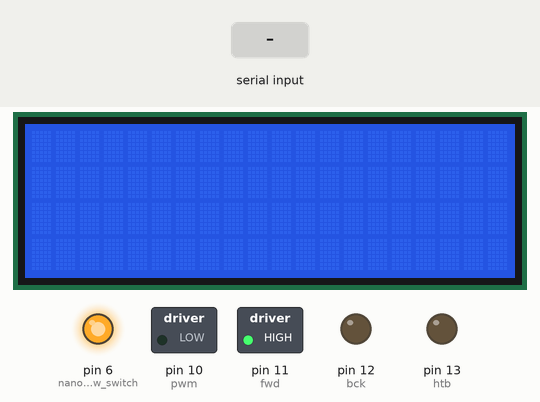
A sketch run on a simulated Arduino Mega 2560, built with avr-gcc and run on an emulated ATmega2560. Parts: 20×4 character LCD, switched loads named in the sketch (green lamp = pin HIGH), output pins drawn as LEDs (lit = HIGH). Inputs (shaded band) come from the test bench. Pins used as bus, display or sensor lines are not drawn; what the sketch prints to the serial monitor is not drawn.

Above: at 2.2 s.
2.3 s: "1~" received over the second serial link
At 3.9 s:
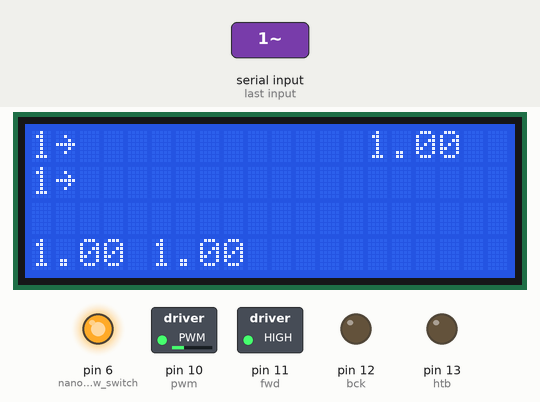
4.8 s: "AA|~" received over the second serial link
At 6.3 s:
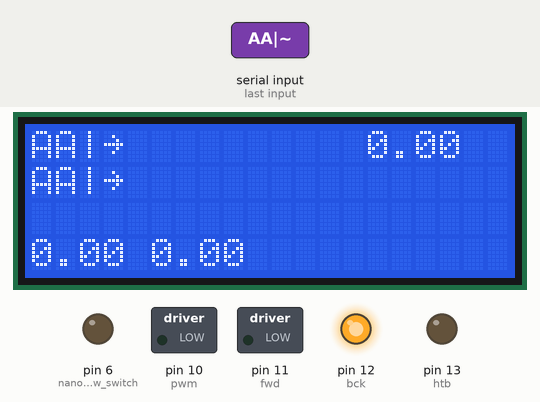
7.3 s: "|ZZ~" received over the second serial link
At 9.2 s:
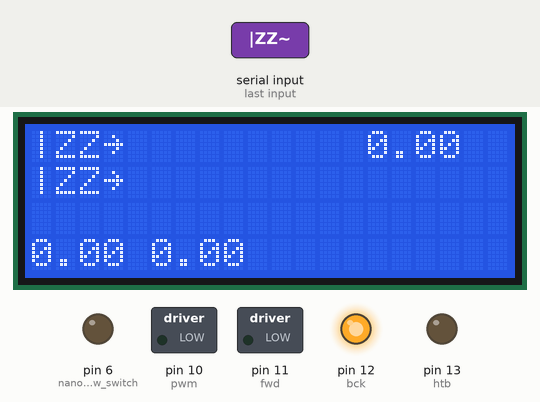
9.8 s: "90 45 200~" received over the second serial link
At 11.1 s:
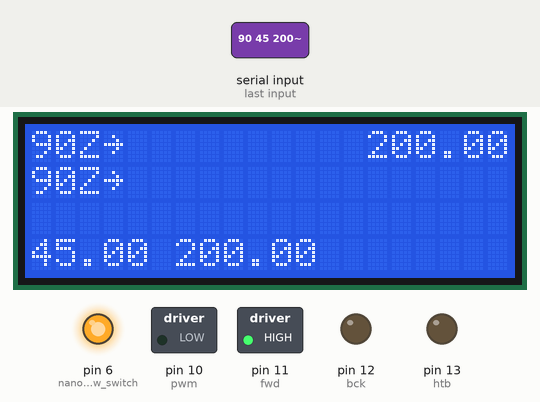
12.3 s: "90 45~" received over the second serial link
At 14.0 s:
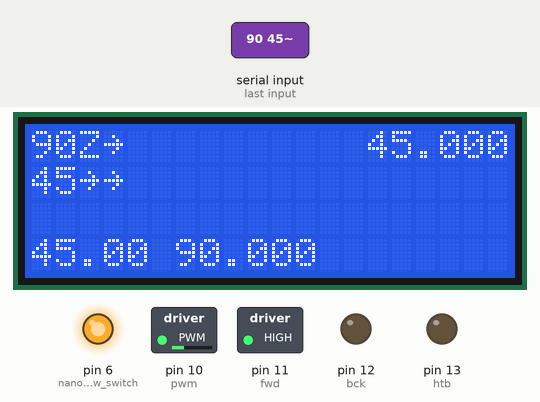
14.8 s: "30 150~" received over the second serial link
At 16.3 s:
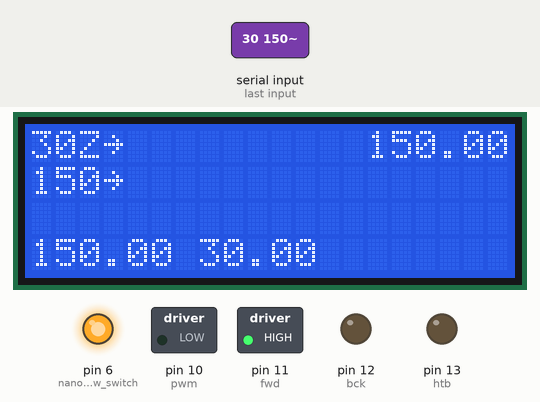
Timing chart, 0 to 17.8 s (numbered marks = the images above; inputs shaded):
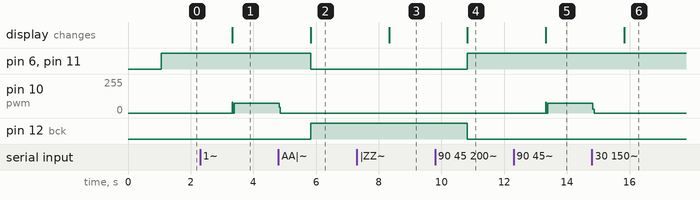

The sketch:

azi_motor_working_16dec.ino
```cpp
//AZIMUTH 16-12-2023 Working

#include <Wire.h>
#include <LiquidCrystal_I2C.h>

#define GROUP_SIZE 10

LiquidCrystal_I2C lcd(0x27, 20, 4);

int fwd = 11;                 // ForwardP
int bck = 12;                 // Backward
int htb = 13;                 // Heartbeat
int pwm = 10;                 // Motor power
int nano_az_cw_acw_switch = 6;        //Nano ------d5
int nanoCounterResetPin = 7;  // Nano ------d4

String timeString;
String DIR_CW_ACW;

bool CW = true;

String location;
String satname;
float extractedData = 0;
float repos_amt = 0;
float azi = 0;
float ele = 0;
String userInput;

  float currentAZ = 0 ;
  float prevAZ = 0 ;
  int  motion = 0 ;


float current_azi = 0;
float previous_azi = 0;
float AZ_difference = 0;

int speed = 80;

void setup() {
  pinMode(pwm, OUTPUT);
  pinMode(fwd, OUTPUT);
  pinMode(bck, OUTPUT);
  pinMode(htb, OUTPUT);
  pinMode(nanoCounterResetPin, OUTPUT);
  pinMode(nano_az_cw_acw_switch , OUTPUT);

  Serial.begin(115200);
  Serial1.begin(115200);
  Serial2.begin(115200);

  lcd.init();

  lcd.backlight();
  lcd.clear();

  digitalWrite(nanoCounterResetPin, HIGH);
  delay(1000);  // Nano
  digitalWrite(nanoCounterResetPin, LOW);
}


void loop() {

  serial_1_TTL();
  serial_2_NANO();

  cw_ccw();
  switchDirection();
  // String output =   String(extractedData) + " | " + String(azi) + " | " + String(CW_ACW);
  // Serial.println(output);

  checkAziMotorPos();


  // userInputSerial();

}
```

motorMovement.ino
```cpp
void checkRotation() {
  float AZ_difference = 0;

  currentAZ = azi;

  AZ_difference = currentAZ - prevAZ;
  AZ_difference = abs(AZ_difference);

  if (AZ_difference >= 5) {
    motion = 0;
    Serial.println("change in deg > 3 : continue motion");

  }
  else {
    motion = 1;
  }
  prevAZ = currentAZ;
}


void cw_ccw() {
  current_azi = azi;

 Serial.println(motion);

  if (current_azi > previous_azi)    {

      CW = true;  //forward

  }
  if (current_azi < previous_azi)  {

      CW = false;  //forward

  }
  previous_azi = current_azi;
}
void switchDirection() {
  if (CW) {
    digitalWrite(bck, LOW);
    digitalWrite(fwd, HIGH);
    digitalWrite(nano_az_cw_acw_switch, HIGH);
  }
  if (!CW) {
    digitalWrite(fwd, LOW);
    digitalWrite(bck, HIGH);
    digitalWrite(nano_az_cw_acw_switch, LOW);
  }
}

void moveAziMotor(int speed, int dly) {
 if(motion == 1){
  if (speed != 0) {
    analogWrite(pwm, speed);
    delay(dly);
    analogWrite(pwm, 0);
  } else {
    analogWrite(pwm, 0);
  }
 }
}


void checkAziMotorPos() {

  String output = String(azi - 0.67) + " " + String(extractedData) + " " + String(azi + 0.67);
  Serial.println(output);
  if (extractedData >= (azi - 0.67) and extractedData <= (azi + 0.67)) {
    String output = String(azi - 0.67) + ">=" + String(extractedData) + "<=" + String(azi + 0.67);
    Serial.println(output);
    moveAziMotor(0, 5);
  } else {
    moveAziMotor(speed, 10);
  }
}


void stopMotor() {
  analogWrite(pwm, 0);
}
```

serialData.ino
```cpp
void serial_1_TTL() {

  if (Serial1.available() > 0) {
    currentAZ = azi ;
    String receivedString = Serial1.readStringUntil('\n');  // Read until newline character
    Serial.println(receivedString);
    int space1 = receivedString.indexOf(' ');
    int space2 = receivedString.indexOf(' ', space1 + 1);
    int space3 = receivedString.indexOf(' ', space2 + 1);
    int space4 = receivedString.indexOf(' ', space3 + 1);
    int space5 = receivedString.indexOf(' ', space4 + 1);
    int space6 = receivedString.indexOf(' ', space5 + 1);
    int space7 = receivedString.indexOf(' ', space6 + 1);

    timeString = receivedString.substring(0, space1);

    azi = receivedString.substring(space1 + 1, space2).toFloat();
    ele = receivedString.substring(space2 + 1, space3).toFloat();

    satname = receivedString.substring(space3 + 1, space4);

    DIR_CW_ACW = receivedString.substring(space4 + 1, space5);
    repos_amt = receivedString.substring(space5 + 1, space6).toFloat();

    lcd.setCursor(14, 0);
    lcd.print(repos_amt);


    lcd.setCursor(0, 0);
    lcd.print(timeString);

    lcd.setCursor(0, 1);
    lcd.print(satname);

    lcd.setCursor(0, 3);
    String str_a = String(azi) + " " + String(ele);
    lcd.print(str_a);

    checkRotation();

  }
}


void serial_2_NANO(){
  if (Serial2.available() > 0) {
        String receivedData = Serial2.readStringUntil('~');

        int startIdx = receivedData.indexOf("AA|");
        int endIdx = receivedData.indexOf("|ZZ");
        if (startIdx != -1 && endIdx != -1) {
            extractedData = receivedData.substring(startIdx + 3, endIdx).toFloat();
            lcd.setCursor(0,2);
            String output = " " + String(extractedData) + " ";
            lcd.print(output);
        }
    }
}

// void userInputSerial(){
//   if (Serial.available() > 0) {
//     // Read the entire line until a newline character is encountered
//    userInput = Serial.readStringUntil('\n');
//    stopAngle = userInput.toFloat();

//     // Print the received input
//     Serial.print("Set degree to : ");
//     Serial.println(userInput);

//   }
// }
```

Measured:
- after the input at 2.3 s, pin 10 (pwm): 0/255 → 75/255 after 1.0 s; the display: changes after 1.0 s (image 1)
- after the input at 4.8 s, pin 6 (nano_az_cw_acw_switch), pin 11 (fwd): HIGH → LOW after 1.0 s; pin 10 (pwm): 75/255 → 0/255 at once; pin 12 (bck): LOW → HIGH after 1.0 s; the display: changes after 1.0 s (image 2)
- after the input at 7.3 s, the display: changes after 1.0 s (image 3)
- after the input at 9.8 s, pin 6 (nano_az_cw_acw_switch), pin 11 (fwd): LOW → HIGH after 1.0 s; pin 12 (bck): HIGH → LOW after 1.0 s; the display: changes after 1.0 s (image 4)
- after the input at 12.3 s, pin 10 (pwm): 0/255 → 75/255 after 1.0 s; the display: changes after 1.0 s (image 5)
- after the input at 14.8 s, pin 10 (pwm): 75/255 → 0/255 at once; the display: changes after 1.0 s (image 6)
